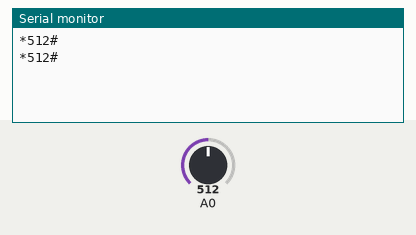
A sketch run on a simulated Arduino Uno, built with avr-gcc and run on an emulated ATmega328P. Parts: the last lines printed to the serial monitor. The inputs (shaded band) are chosen by the test bench; at power-on: A0 = 512.

Above: at 1.8 s.
1.9 s: A0 set to 716
At 2.8 s:
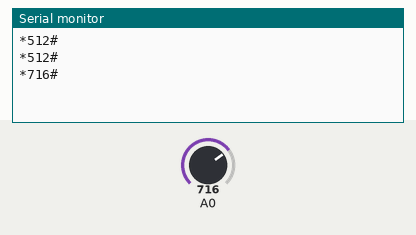
3.4 s: A0 set to 900
At 4.8 s:
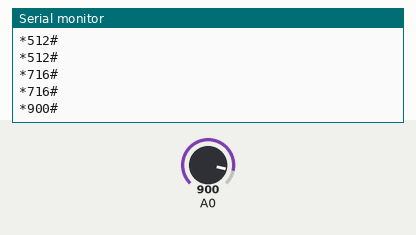
Timing chart, 0 to 6.4 s (numbered marks = the images above; inputs shaded):
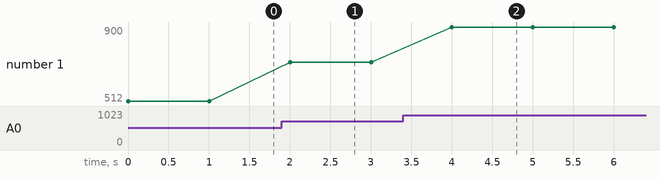

The sketch:

USART-RASPI-ARDU.ino
```cpp
void setup() {
  // put your setup code here, to run once:
  Serial.begin(9600);
}

void loop() {
  // put your main code here, to run repeatedly:
  int a = analogRead(A0);
  /*CONCATENACION DE CARACTERES DE UNA CADENA DE DATOS*/
  String payload = "";
          payload = payload + "*";
          payload = payload + a;
          payload = payload + "#" + "";
  Serial.println(payload);
  delay(1000);
}
```

Measured:
- after the input at 1.9 s, the serial monitor: prints a new line after 0.10 s (image 1)
- after the input at 3.4 s, the serial monitor: prints a new line after 0.60 s (image 2)
- plotted number 1: 512 → 716 after the input at 1.9 s, 716 → 900 after the input at 3.4 s
